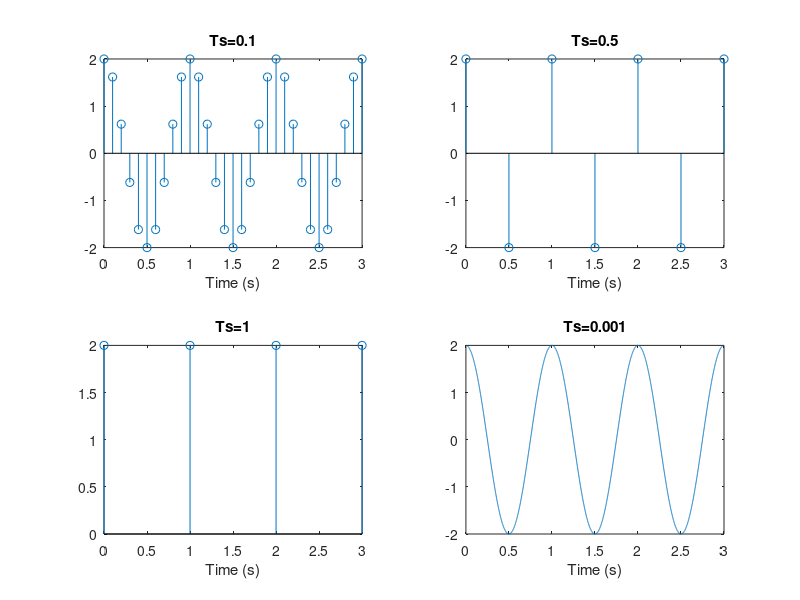

Recreate this plot in MATLAB.
Ts1=0:0.1:3;
Ts2=0:0.5:3;
Ts3=0:1:3;
Ts4=0:1/1000:3;

y1=2*cos(2*pi*1*Ts1);
y2=2*cos(2*pi*1*Ts2);
y3=2*cos(2*pi*1*Ts3);
y4=2*cos(2*pi*1*Ts4);

subplot(2,2,1);
stem(Ts1,y1);
xlabel('Time (s)');
title('Ts=0.1');

subplot(2,2,2);
stem(Ts2,y2)
xlabel('Time (s)');
title('Ts=0.5');

subplot(2,2,3);
stem(Ts3,y3)
xlabel('Time (s)');
title('Ts=1');

subplot(2,2,4);
plot(Ts4,y4)
xlabel('Time (s)');
title('Ts=0.001');